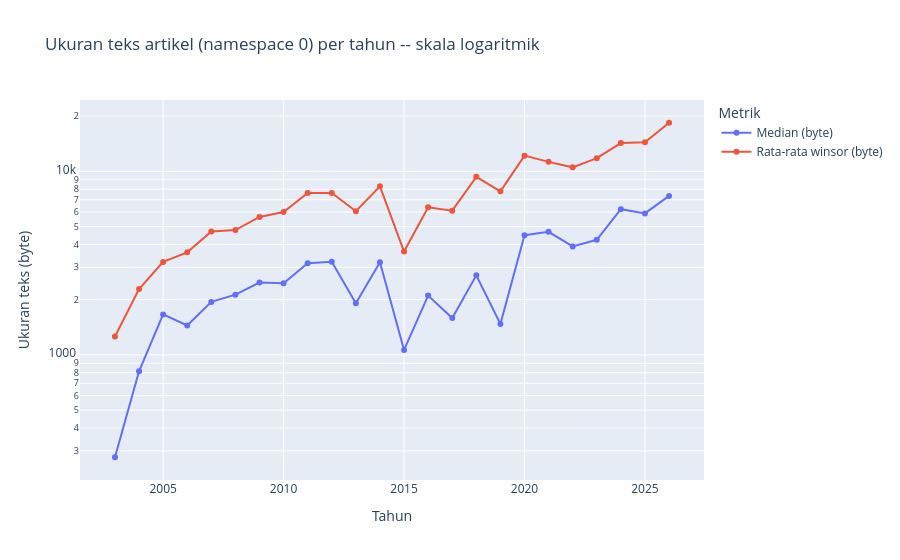

Notebook source saved alongside this figure:
### Code cell
fig8_df = ukuran_artikel.to_pandas().rename(columns={
    'median_bytes': 'Median (byte)',
    'rata_rata_bytes': 'Rata-rata winsor (byte)',
})

fig8 = px.line(
    fig8_df,
    x='tahun',
    y=['Median (byte)', 'Rata-rata winsor (byte)'],
    log_y=True,
    markers=True,
    title='Ukuran teks artikel (namespace 0) per tahun -- skala logaritmik',
    labels={'value': 'Ukuran teks (byte)', 'variable': 'Metrik', 'tahun': 'Tahun'},
)
fig8.update_layout(hovermode='x unified')
fig8.show()

### Figure 1 — Plotly figure (JSON) as saved in the notebook; plotly's stock layout.template omitted (floating-point values rounded to 4 significant figures)
{"data": [{"hovertemplate": "Metrik=Median (byte)<br>Tahun=%{x}<br>Ukuran teks (byte)=%{y}<extra></extra>", "legendgroup": "Median (byte)", "line": {"color": "#636efa", "dash": "solid"}, "marker": {"symbol": "circle"}, "mode": "lines+markers", "name": "Median (byte)", "orientation": "v", "showlegend": true, "type": "scatter", "x": [2003, 2004, 2005, 2006, 2007, 2008, 2009, 2010, 2011, 2012, 2013, 2014, 2015, 2016, 2017, 2018, 2019, 2020, 2021, 2022, 2023, 2024, 2025, 2026], "xaxis": "x", "y": [277.0, 814.0, 1661.0, 1446.0, 1944.0, 2130.0, 2477.0, 2455.0, 3157.0, 3218.0, 1913.0, 3197.0, 1064.0, 2104.0, 1587.0, 2712.0, 1474.0, 4492.0, 4681.0, 3899.0, 4237.0, 6220.0, 5900.0, 7347.0], "yaxis": "y"}, {"hovertemplate": "Metrik=Rata-rata winsor (byte)<br>Tahun=%{x}<br>Ukuran teks (byte)=%{y}<extra></extra>", "legendgroup": "Rata-rata winsor (byte)", "line": {"color": "#EF553B", "dash": "solid"}, "marker": {"symbol": "circle"}, "mode": "lines+markers", "name": "Rata-rata winsor (byte)", "orientation": "v", "showlegend": true, "type": "scatter", "x": [2003, 2004, 2005, 2006, 2007, 2008, 2009, 2010, 2011, 2012, 2013, 2014, 2015, 2016, 2017, 2018, 2019, 2020, 2021, 2022, 2023, 2024, 2025, 2026], "xaxis": "x", "y": [1260.0, 2286.0, 3212.0, 3620.0, 4707.0, 4787.0, 5644.0, 6007.0, 7624.0, 7625.0, 6059.0, 8284.0, 3657.0, 6370.0, 6106.0, 9334.0, 7778.0, 12180.0, 11260.0, 10510.0, 11800.0, 14260.0, 14420.0, 18400.0], "yaxis": "y"}], "layout": {"hovermode": "x unified", "legend": {"title": {"text": "Metrik"}, "tracegroupgap": 0}, "title": {"text": "Ukuran teks artikel (namespace 0) per tahun -- skala logaritmik"}, "xaxis": {"anchor": "y", "domain": [0.0, 1.0], "title": {"text": "Tahun"}}, "yaxis": {"anchor": "x", "domain": [0.0, 1.0], "title": {"text": "Ukuran teks (byte)"}, "type": "log"}}}
